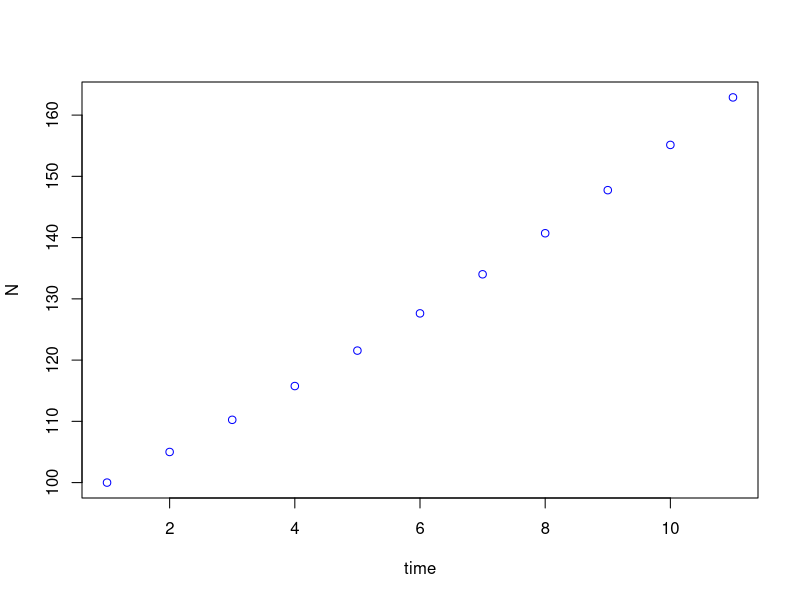

Reproduce this figure in R.
#Pseudo-code exercise

#################################

#question:
#The geometric growth model is the simplest model for population
#growth in discrete time. It assumes that every year the size of the
#population changes by the same factor, R.
#N(t+1) = R * N(t)
#Exercise: write pseudo-code for a program that simulates the
#growth of a population for 10 years, starting with N=100 animals and
#assuming R = 1.05, and prints the final population size.

#ans:
#assign N=100 and R=1.05
#for loop over t for 10 years
  #assign N to R*N 
#print final N

N <-100
R <-1.05
for(t in 1:10){
  N = R*N
}
print(N)

#Bonus: modify the pseudo-code so the program will make a plot of
#N versus t.

#ans:
#assign N=100 and R=1.05
#initialize a vector NN to hold all values of N through time (fill it with NA values, set first element to 100)
#for loop over t for 10 years
  #assign each element of NN to R*NN
#plot the NN vector against time

#geometricGrowthScrip.R
#a script to simulate and plot the discrete logistic model

#setup: none needed

#set initial conditions and parameter values
N0 <- 100
RR <- 1.05
ttmax<- 10

#initialize variable to a vector of NA values
NN <- matrix(NA, nrow = 1, ncol = ttmax+1)
NN[1] <- N0

#use a loop to iterate the model the desired number of times
for(tt in 1:ttmax){
  NN[tt+1] <- RR*NN[tt]
}
print(NN)
plot(1:(ttmax+1),NN, xlab="time", ylab="N", col="blue")
